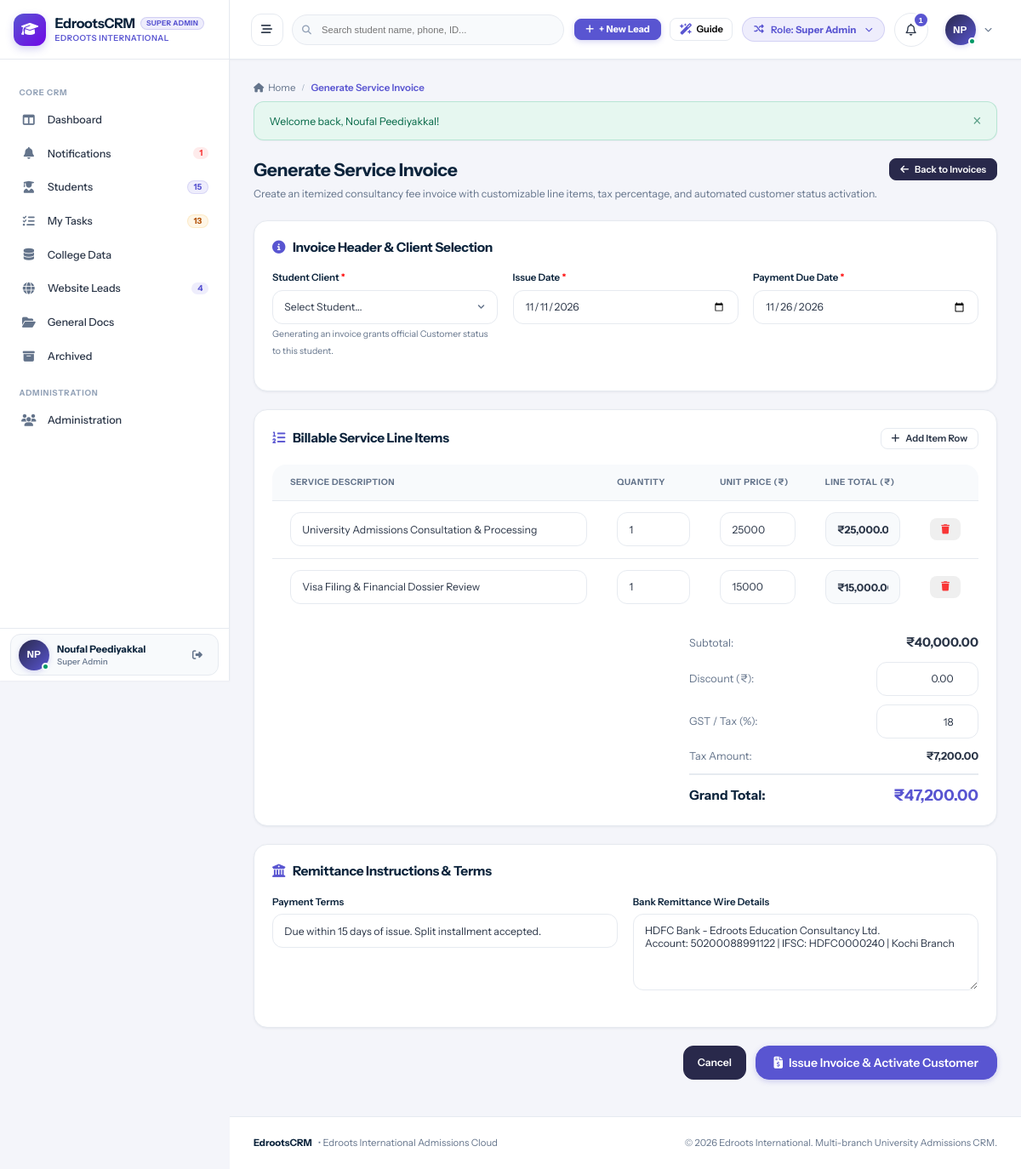
The app's page /finance/create_invoice.php (signed in) with its own data.
### tables this page shows
CREATE TABLE `users` (
  `id` int(11) NOT NULL AUTO_INCREMENT,
  `branch_id` int(11) DEFAULT NULL,
  `role_id` int(11) NOT NULL,
  `manager_id` int(11) DEFAULT NULL,
  `reporting_manager_id` int(11) DEFAULT NULL,
  `name` varchar(150) NOT NULL,
  `email` varchar(150) NOT NULL,
  `password` varchar(255) NOT NULL,
  `phone` varchar(50) DEFAULT NULL,
  `designation` varchar(100) DEFAULT NULL,
  `avatar` varchar(255) DEFAULT NULL,
  `status` enum('Active','Inactive') DEFAULT 'Active',
  `created_at` datetime DEFAULT current_timestamp(),
  `updated_at` datetime DEFAULT NULL ON UPDATE current_timestamp(),
  PRIMARY KEY (`id`),
  UNIQUE KEY `email` (`email`),
  KEY `idx_branch` (`branch_id`),
  KEY `idx_role` (`role_id`),
  KEY `idx_manager` (`manager_id`)
);

CREATE TABLE `roles` (
  `id` int(11) NOT NULL AUTO_INCREMENT,
  `name` varchar(50) NOT NULL,
  `label` varchar(100) NOT NULL,
  `description` text DEFAULT NULL,
  `created_at` datetime DEFAULT current_timestamp(),
  PRIMARY KEY (`id`),
  UNIQUE KEY `name` (`name`)
);

### finance/create_invoice.php (the view, shortened to what the rows shown need)
<?php
require_once __DIR__ . '/../config/database.php';
require_once __DIR__ . '/../config/helpers.php';
require_once __DIR__ . '/../includes/auth.php';
require_login();
$activePage = 'create_invoice';
include __DIR__ . '/../includes/header.php';
?>
<div class="page-header" style="display:flex; justify-content:space-between; align-items:flex-start; margin-bottom:1.5rem; flex-wrap:wrap; gap:1rem;">
  <div>
    <h1 style="font-size:1.5rem; font-weight:700; color:var(--text-heading); margin:0 0 0.35rem 0;">Generate Service Invoice</h1>
  </div>
</div>
<form method="POST" action="<?= base_url('finance/create_invoice.php') ?>" id="invoiceForm">
  <div class="card" style="margin-bottom:1.5rem; padding:1.5rem;">
    <div class="table-responsive">
      <table class="data-table" id="itemsTable">
        <thead>
          <tr>
            <th style="width:50%;">Service Description</th>
            <th style="width:15%;">Quantity</th>
            <th style="width:15%;">Unit Price (₹)</th>
            <th style="width:15%;">Line Total (₹)</th>
            <th style="width:5%; text-align:right;"></th>
          </tr>
        </thead>
      </table>
    </div>
  </div>
</form>
<?php include __DIR__ . '/../includes/footer.php'; ?>

### includes/header.php (shortened to what the rows shown need)
<?php
require_once __DIR__ . '/auth.php';
$currentUser = current_user();
$unreadNotifCount = $currentUser ? get_unread_notifications_count($currentUser['id']) : 0;
$activePage = $activePage ?? '';
?>
<!DOCTYPE html>
<html lang="en">
<head>
  <link rel="stylesheet" href="https://cdnjs.cloudflare.com/ajax/libs/font-awesome/6.5.1/css/all.min.css">
  <link rel="stylesheet" href="<?= base_url('assets/css/style.css') ?>">
</head>
<body>
<div id="app-layout">
  <?php include __DIR__ . '/sidebar.php'; ?>
  <div id="main-wrapper">
    <header id="top-navbar">
      <div class="navbar-right">
        <div class="role-switcher-dropdown" style="position: relative;">
          <button type="button" class="role-switcher-btn" id="role-switcher-btn" title="Simulate different role permissions">
            <span>Role: <strong><?= htmlspecialchars($currentUser['role_label'] ?? 'Guest') ?></strong></span>
          </button>
        </div>
        <div style="position: relative;">
          <button type="button" class="notification-bell-btn" id="notif-bell-btn" title="Notifications">
            <i class="fa-regular fa-bell"></i>
            <?php if ($unreadNotifCount > 0): ?>
              <span class="notification-counter"><?= $unreadNotifCount ?></span>
            <?php endif; ?>
          </button>
        </div>
        <div style="position: relative;">
          <button type="button" class="profile-dropdown-btn" id="user-profile-btn">
            <div class="user-avatar-sm online">
              <?= user_initials($currentUser['name'] ?? 'U') ?>
            </div>
            <i class="fa-solid fa-chevron-down" style="font-size:0.65rem; color:var(--text-muted);"></i>
          </button>
        </div>
      </div>
    </header>
    <main class="content-area">

### includes/sidebar.php (shortened to what the rows shown need)
<?php
global $pdo;
$currentUser = current_user();
$activePage = $activePage ?? '';
$sidebarUnreadNotifs = 0;
try {
    if ($pdo && $currentUser) {
        $now = time();
        $useSidebarCache = !empty($_SESSION['sidebar_cache']) && ($now - ($_SESSION['sidebar_cache_time'] ?? 0) < 30);
        if ($useSidebarCache) {
            $sc = $_SESSION['sidebar_cache'];
            $sidebarActiveLeadsCount = $sc['active_leads'] ?? 0;
            $sidebarWebLeadsCount    = $sc['web_leads'] ?? 0;
            $sidebarScheduledCount   = $sc['scheduled'] ?? 0;
            $sidebarOverdueCount     = $sc['overdue'] ?? 0;
            $sidebarTodayLeadsCount  = $sc['today_leads'] ?? 0;
            $sidebarPendingLeadsCount= $sc['pending_leads'] ?? 0;
            $sidebarTotalTasks       = $sc['total_tasks'] ?? 0;
            $sidebarUnreadNotifs     = $sc['unread_notifs'] ?? 0;
        } else {
            $sidebarUnreadNotifs = get_unread_notifications_count($currentUser['id']);
        }
    }
} catch (Exception $e) {
}
?>
<aside id="sidebar">
<?php
$rawRoleLabel = $currentUser['role_label'] ?? 'Staff';
$headerRoleBadge = $rawRoleLabel;
?>
  <div class="sidebar-header" id="sidebar-brand-header">
    <a href="<?= base_url('dashboard/index.php') ?>" class="brand-wrapper">
      <div class="brand-text">
        <div class="brand-title-row">
          <h1 class="brand-title">EdrootsCRM</h1>
          <span class="sidebar-role-badge sidebar-demo-badge" title="<?= htmlspecialchars($rawRoleLabel) ?>"><?= htmlspecialchars($headerRoleBadge) ?></span>
        </div>
      </div>
    </a>
  </div>
  <nav class="sidebar-nav">
    <a href="<?= base_url('notifications/index.php') ?>" id="sidebar-nav-notifications" class="nav-item <?= ($activePage === 'notifications') ? 'active' : '' ?>">
      <div class="nav-item-content">
        <i class="fa-solid fa-bell nav-icon"></i>
        <span class="nav-label">Notifications</span>
      </div>
      <?php if ($sidebarUnreadNotifs > 0): ?>
        <span class="nav-badge badge-red" title="<?= $sidebarUnreadNotifs ?> unread / unattended notifications"><?= $sidebarUnreadNotifs ?></span>
      <?php endif; ?>
    </a>
  </nav>
  <div class="sidebar-user">
    <div class="sidebar-user-card">
      <div class="user-snippet">
        <div class="user-avatar-sm online" title="<?= htmlspecialchars($currentUser['name'] ?? 'User') ?>">
          <?= user_initials($currentUser['name'] ?? 'U') ?>
        </div>
        <div class="user-info">
          <span class="user-name" title="<?= htmlspecialchars($currentUser['name'] ?? 'User') ?>"><?= htmlspecialchars($currentUser['name'] ?? 'User') ?></span>
          <span class="user-role"><?= htmlspecialchars($currentUser['role_label'] ?? 'Staff') ?></span>
        </div>
      </div>
    </div>
  </div>
</aside>

### records on screen
users: role.label "SUPER ADMIN", id "1", name "NP", name "Noufal Peediyakkal", role.label "Super Admin"

### other values on screen
$sidebarActiveLeadsCount "15"
$sidebarTotalTasks "13"
$sidebarWebLeadsCount "4"
$pageTitle "Generate Service Invoice"
$flash['message'] "Welcome back, Noufal Peediyakkal!"
